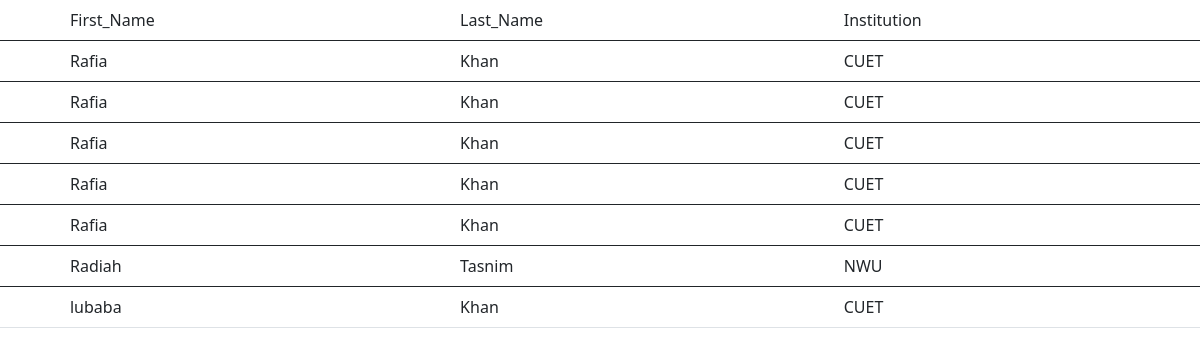
/pro_info (signed in), run on the app's committed database.
### Profile/models.py (models this page shows)
class Profile(models.Model):
    First_Name      = models.CharField(max_length=60 , null=True ,blank =True)
    Last_Name       = models.CharField(max_length=60)
    Institution      = models.CharField(max_length=60)

### Profile/views.py (the view)
# urls.py: path('pro_info', views.pro_info, name="pro_info"),
@login_required(login_url='login_view')
def pro_info(request):
    Userinfo=Profile.objects.all()
    context={
        'userinfo':Userinfo
    }
    return render(request,'profile_info.html',context)

### UserModel/templates/profile_info.html
{% extends 'base.html' %}
{% load static %}
{% block content %}
<table class="table">
    <thead>
      <tr>
        <th scope="col"></th>
        <td scope="col">First_Name</td>
        <td scope="col">Last_Name</td>
        <td scope="col">Institution</td>
      </tr>
    </thead>
    {% for info in userinfo %}
    <tbody>
      <tr>
        <th scope="row"></th>
        <td>{{ info.First_Name }}</td>
        <td>{{ info.Last_Name }}</td>
        <td>{{ info.Institution }}</td>
      </tr>
    </tbody>
    {% endfor %}
  </table>
{% endblock %}

### UserModel/templates/base.html (shortened to what this page needs)
{% load static %}
<!doctype html>
<html lang="en">
  <head>
    <link href="https://cdn.jsdelivr.net/npm/bootstrap@5.1.0/dist/css/bootstrap.min.css" rel="stylesheet">
  </head>
  <body>
    {% block content %}
    {% endblock %}
  </body>
</html>

### data on the page
Profile: First_Name "Rafia", Last_Name "Khan", Institution "CUET"
Profile: First_Name "Rafia", Last_Name "Khan", Institution "CUET"
Profile: First_Name "Rafia", Last_Name "Khan", Institution "CUET"
Profile: First_Name "Rafia", Last_Name "Khan", Institution "CUET"
Profile: First_Name "Rafia", Last_Name "Khan", Institution "CUET"
Profile: First_Name "Radiah", Last_Name "Tasnim", Institution "NWU"
Profile: First_Name "lubaba", Last_Name "Khan", Institution "CUET"
